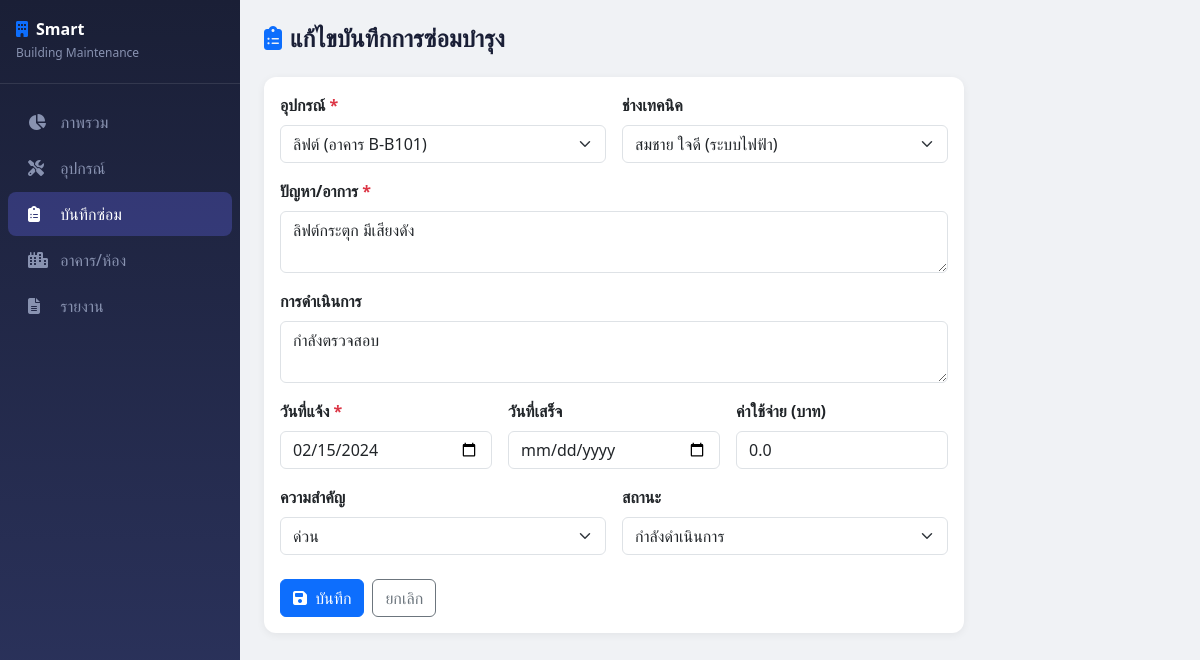
Screenshot of /maintenance/edit/2 with the database file from the repository.
### tables this page shows
CREATE TABLE maintenance_logs (
            id INTEGER PRIMARY KEY AUTOINCREMENT,
            equipment_id INTEGER NOT NULL,
            technician_id INTEGER,
            report_date DATE NOT NULL,
            issue_description TEXT NOT NULL,
            action_taken TEXT,
            cost REAL DEFAULT 0,
            status TEXT DEFAULT 'รอดำเนินการ',
            priority TEXT DEFAULT 'ปกติ',
            completed_date DATE,
            FOREIGN KEY (equipment_id) REFERENCES equipment(id),
            FOREIGN KEY (technician_id) REFERENCES technicians(id)
        );

### app.py (the view, shortened to what this page needs)
@app.route('/maintenance/edit/<int:id>', methods=['GET', 'POST'])
def maintenance_edit(id):
    db = get_db()
    log = db.execute("SELECT * FROM maintenance_logs WHERE id=?", (id,)).fetchone()
    equipment = db.execute("""
        SELECT e.id, e.name, r.room_number, b.name as building_name
        FROM equipment e JOIN rooms r ON e.room_id = r.id JOIN buildings b ON r.building_id = b.id
    """).fetchall()
    technicians = db.execute("SELECT * FROM technicians").fetchall()
    db.close()
    return render_template('maintenance_form.html', equipment=equipment, technicians=technicians, log=log)

### app.py (called while the page is built)
@app.before_request
def setup():
    pass

### database.py (called while the page is built)
def get_db():
    conn = sqlite3.connect(DB_PATH)
    conn.row_factory = sqlite3.Row
    return conn

### templates/maintenance_form.html (shortened to what this page needs)
{% extends "base.html" %}
{% block content %}
<div class="page-header">
    <h4><i class="fas fa-clipboard-list me-2 text-primary"></i>{{ 'แก้ไข' if log else 'เพิ่ม' }}บันทึกการซ่อมบำรุง</h4>
</div>
<div class="card" style="max-width:700px">
    <div class="card-body">
        <form method="POST">
            <div class="row g-3">
                <div class="col-md-6">
                    <label class="form-label fw-semibold">อุปกรณ์ <span class="text-danger">*</span></label>
                    <select name="equipment_id" class="form-select" required>
                        {% for eq in equipment %}
                        <option value="{{ eq.id }}" {{ 'selected' if log and log.equipment_id == eq.id }}>
                            {{ eq.name }} ({{ eq.building_name }}-{{ eq.room_number }})
                        </option>
                        {% endfor %}
                    </select>
                </div>
                <div class="col-md-6">
                    <label class="form-label fw-semibold">ช่างเทคนิค</label>
                    <select name="technician_id" class="form-select">
                        {% for t in technicians %}
                        <option value="{{ t.id }}" {{ 'selected' if log and log.technician_id == t.id }}>
                            {{ t.name }} ({{ t.specialization }})
                        </option>
                        {% endfor %}
                    </select>
                </div>
                <div class="col-12">
                    <label class="form-label fw-semibold">ปัญหา/อาการ <span class="text-danger">*</span></label>
                    <textarea name="issue_description" class="form-control" rows="2" required>{{ log.issue_description if log else '' }}</textarea>
                </div>
                <div class="col-12">
                    <label class="form-label fw-semibold">การดำเนินการ</label>
                    <textarea name="action_taken" class="form-control" rows="2">{{ log.action_taken if log else '' }}</textarea>
                </div>
                <div class="col-md-4">
                    <label class="form-label fw-semibold">วันที่แจ้ง <span class="text-danger">*</span></label>
                    <input type="date" name="report_date" class="form-control"
                           value="{{ log.report_date if log else '' }}" required>
                </div>
                <div class="col-md-4">
                    <label class="form-label fw-semibold">วันที่เสร็จ</label>
                    <input type="date" name="completed_date" class="form-control"
                           value="{{ log.completed_date if log else '' }}">
                </div>
                <div class="col-md-4">
                    <label class="form-label fw-semibold">ค่าใช้จ่าย (บาท)</label>
                    <input type="number" name="cost" class="form-control" min="0" step="0.01"
                           value="{{ log.cost if log else '0' }}">
                </div>
                <div class="col-md-6">
                    <label class="form-label fw-semibold">ความสำคัญ</label>
                    <select name="priority" class="form-select">
                        {% for p in ['ปกติ','ด่วน','ด่วนมาก'] %}
                        <option value="{{ p }}" {{ 'selected' if log and log.priority == p }}>{{ p }}</option>
                        {% endfor %}
                    </select>
                </div>
                <div class="col-md-6">
                    <label class="form-label fw-semibold">สถานะ</label>
                    <select name="status" class="form-select">
                        {% for s in ['รอดำเนินการ','กำลังดำเนินการ','เสร็จสิ้น'] %}
                        <option value="{{ s }}" {{ 'selected' if log and log.status == s }}>{{ s }}</option>
                        {% endfor %}
                    </select>
                </div>
            </div>
            <div class="mt-4 d-flex gap-2">
                <button type="submit" class="btn btn-primary">
                    <i class="fas fa-save me-1"></i> บันทึก
                </button>
                <a href="{{ url_for('maintenance_list') }}" class="btn btn-outline-secondary">ยกเลิก</a>
            </div>
        </form>
    </div>
</div>
{% endblock %}

### templates/base.html (style rules this page uses)
body { background-color: #f0f2f5; font-family: 'Segoe UI', sans-serif; }
.card { border: none; border-radius: 12px; box-shadow: 0 2px 8px rgba(0,0,0,0.06); }
.page-header { margin-bottom: 24px; }
.page-header h4 { font-weight: 700; color: #1a1f36; }

### rows the page displays
maintenance_logs: issue_description "ลิฟต์กระตุก มีเสียงดัง", action_taken "กำลังตรวจสอบ", report_date "02/15/2024", cost "0.0"

### other values shown
{{ 'แก้ไข' if log else 'เพิ่ม' }} "แก้ไข"
form field equipment_id "ลิฟต์ (อาคาร B-B101)"
form field technician_id "สมชาย ใจดี (ระบบไฟฟ้า)"
form field priority "ด่วน"
form field status "กำลังดำเนินการ"
